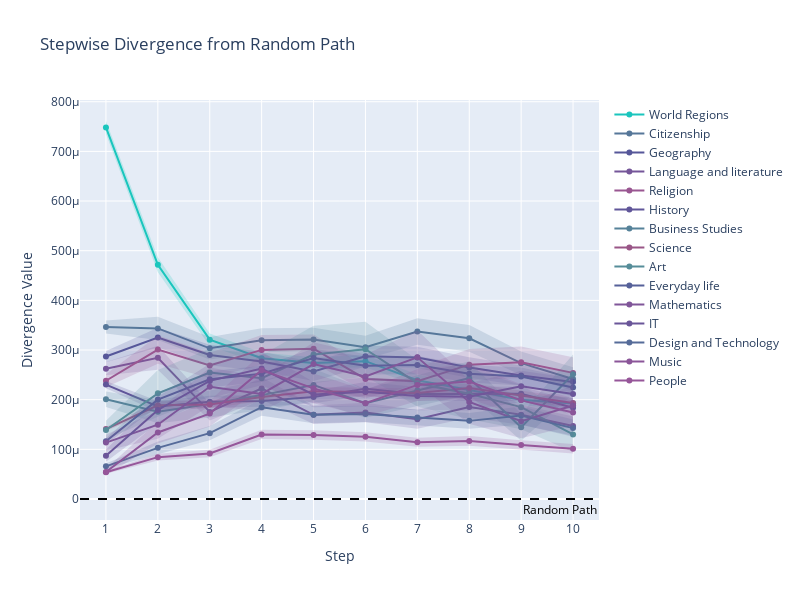

Source (notebook cell):
### Code cell
plot_category_step_divergence(KL_cat_df, config.PALETTE_CATEGORY_DICT_COLORS)
